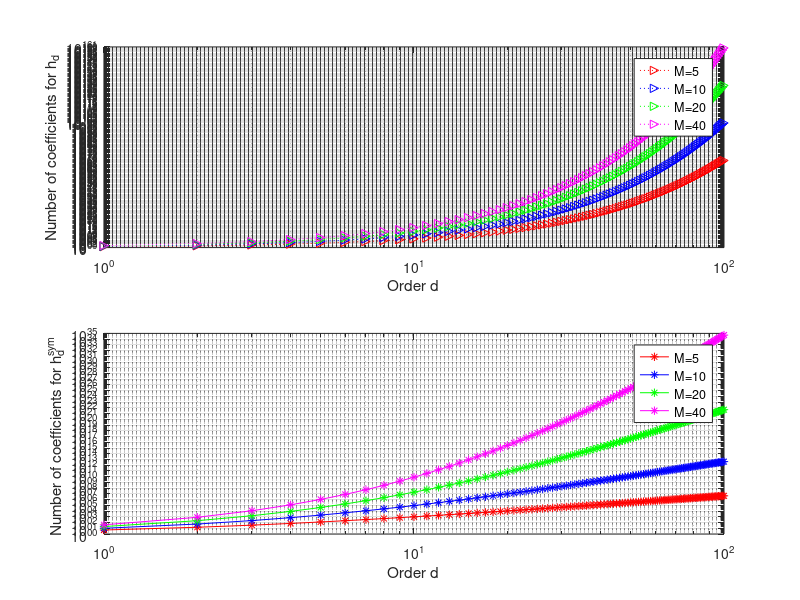

Reproduce this figure in MATLAB.
%% Figure 1-2: Voltera kernel coefficient numbers
figure(1)
for x = 1:100
y1(x) = 5^x;
y2(x) = 10^x;
y3(x) = 20^x;
y4(x) = 40^x;
y11(x) = nchoosek(5-1+x,x);
y21(x) = nchoosek(10-1+x,x);
y31(x) = nchoosek(20-1+x,x);
y41(x) = nchoosek(40-1+x,x);
end
subplot(2,1,1)
loglog(y1,'r:>')
hold on
grid on
loglog(y2,'b:>')
loglog(y3,'g:>')
loglog(y4,'m:>')
ylabel('Number of coefficients for h_{d}')
xlabel('Order d')
legend('M=5','M=10','M=20','M=40')

subplot(2,1,2)
loglog(y11,'r-*')
hold on
grid on
loglog(y21,'b-*')
loglog(y31,'g-*')
loglog(y41,'m-*')
hold off
legend('M=5','M=10','M=20','M=40')
ylabel('Number of coefficients for h_{d}^{sym} ')
xlabel('Order d')